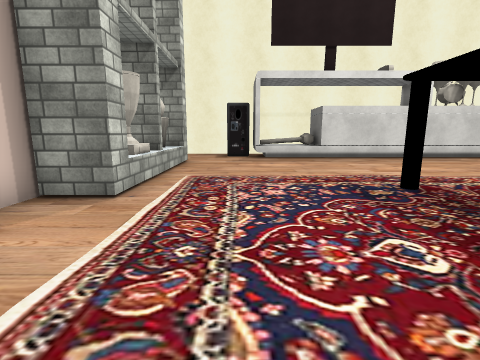
View 1 (above)

16 first-person views from a walk through a 3-D level made in the Unity game engine. The camera is 1.2 m above the floor, tilts 10° down and sees 85° across. The floor is counted in squares, 1 m on a side. Each view is taken from the middle of a square. On the plan, view 1 faces up. The plan holds only what a view shows up to about 12 squares ahead; the rest is blank. The place goes on beyond the plan. The player character is not drawn. Some surface patterns are stand-ins.

View 2
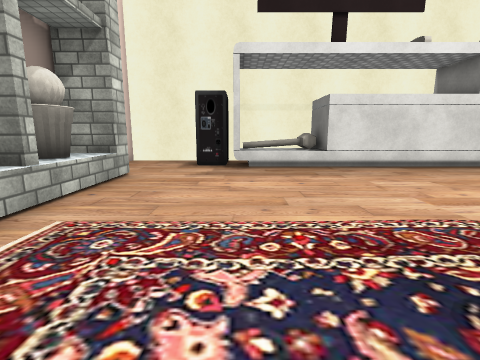

View 3
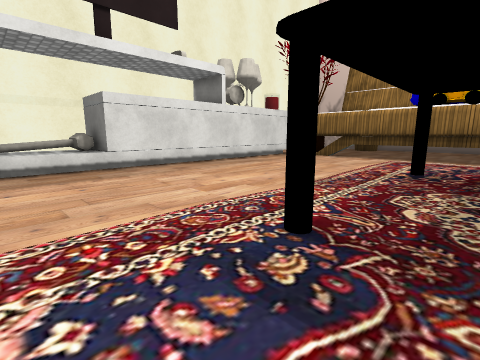

View 4
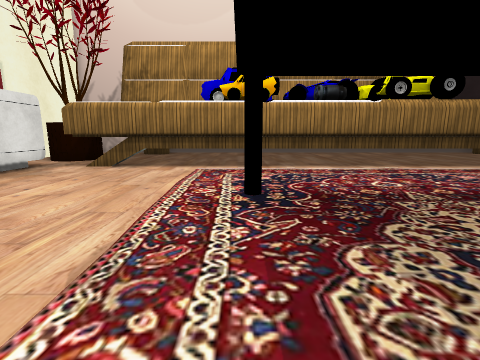

View 5
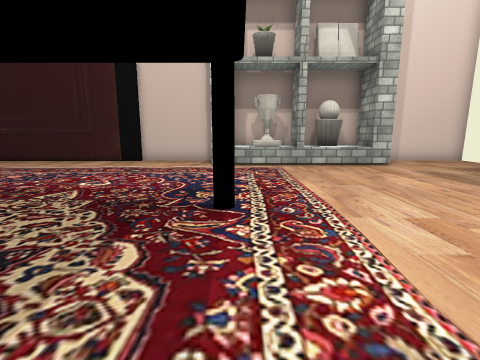

View 6
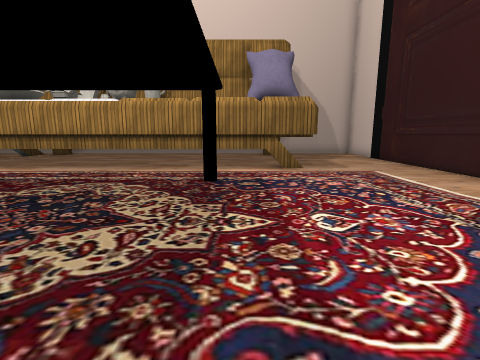

View 7
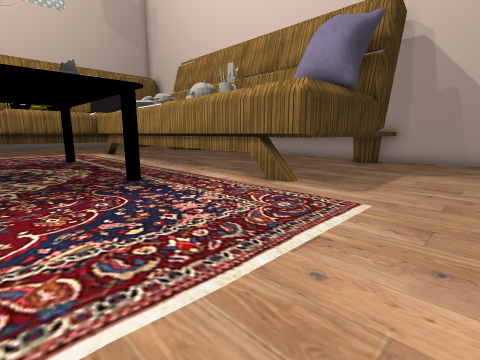

View 8
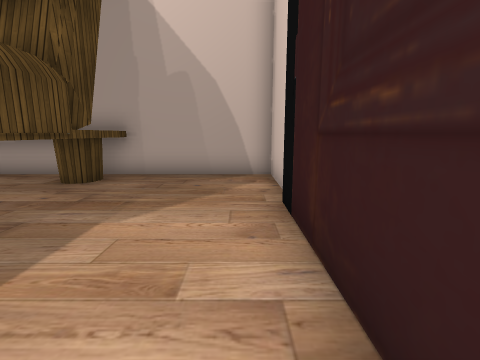

View 9
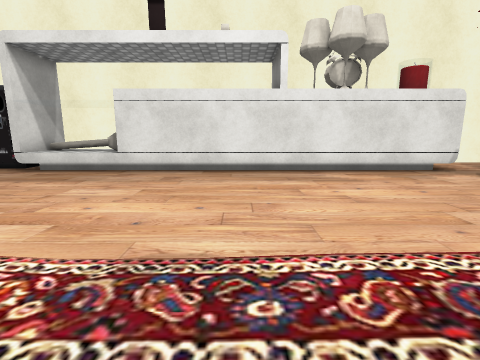

View 10
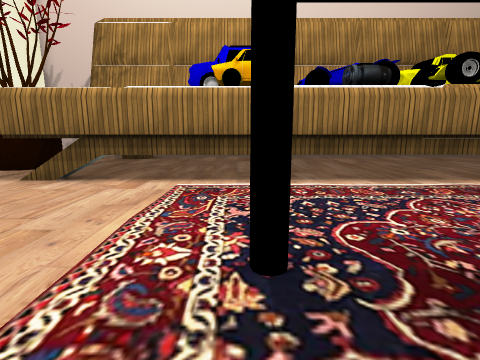

View 11
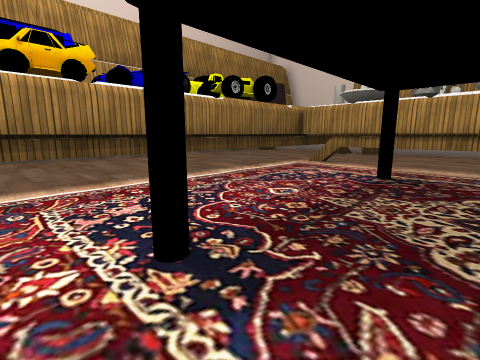

View 12
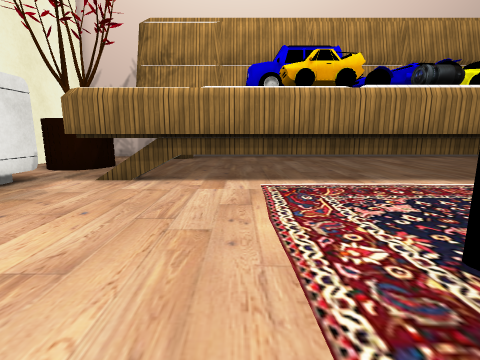

View 13
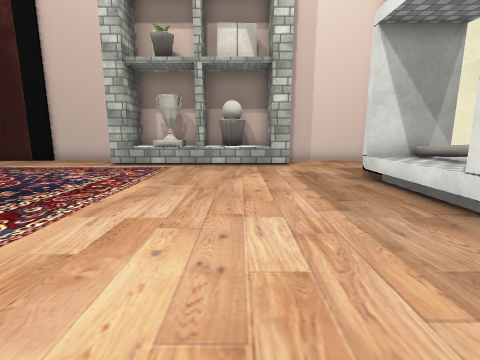

View 14
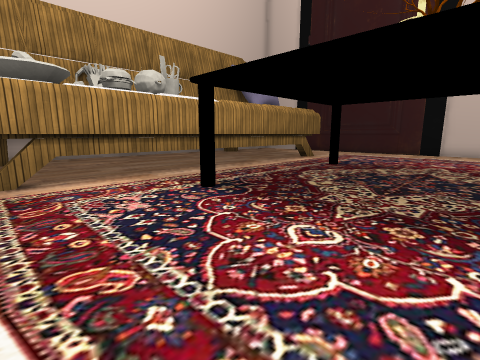

View 15
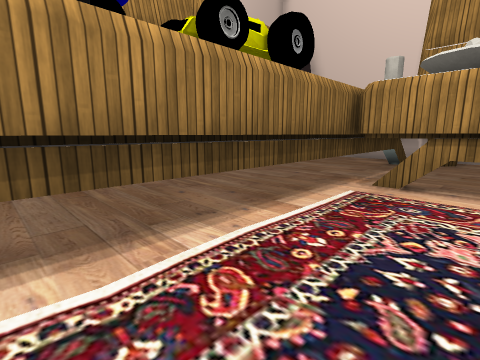

View 16
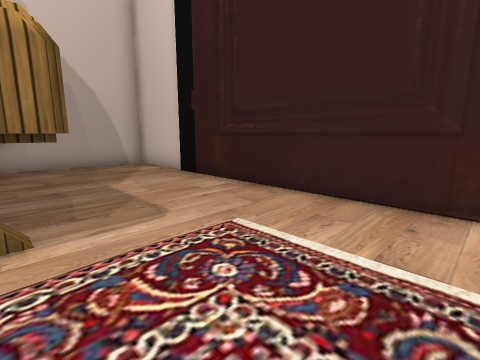

### Floor plan
Points are (right, up) in squares from view 1. A wall is a line through its corners. A room is listed if a view was taken in it or the views show most of it. See-through windows are left out.
Room 1 (views 1, 2, 3, 4, 5, 6, 7, 8, 9, 10, 11, 12, 13, 14, 15, 16)
walls: (1.3, -3.4) (13.5, -3.4); (-2.4, 8.6) (-2.4, 4.9) (-3.9, 4.9); (-3.9, 5.1) (-3.9, 1.5); (-3.8, 1.6) (-3.8, -7.6); (0.2, -3.8) (14.6, -3.8) (14.6, 12.1) (14.9, 12.6); (4.1, 13.4) (4.1, 15.6); (2.6, 13.4) (0.8, 13.4); (-3.9, 8.3) (-3.9, 5.6); (-2.2, 11.2) (-3.9, 11.2) (-3.9, 10); (-3.9, 9.5) (-3.9, 8.5); (-2.4, 12) (-2.4, 10.4); (4.2, 16.1) (-3.9, 16.1) (-3.9, 12.2); (1, 15.6) (1, 13.4); (14.8, -4.9) (14.8, 11.5); (15.2, -4.9) (15.2, 12.5); (0.2, -8.8) (0.4, -8.3); (15, 13.4) (3.4, 13.4); (-3.9, -7.8) (-3.9, -10.8) (4.2, -10.8); (0.2, -10.8) (0.2, -3.3) (14.4, -3.3)
low walls: (-2.6, 7.6) (-2.6, 6.5); (2.5, 13.7) (1.2, 13.7); (14.5, 13.7) (3.5, 13.7); (12.2, -10.8) (15.4, -10.8)
ways out: opening at (15, 13)
objects: pot (-3, 9) to (-3, 10); speaker (-1, 14) to (0, 15); hammer (2, 14) to (3, 15); other object (4, -1); other object (4, 6); other object (10, -1); other object (10, 6)

Where each view was taken, in squares from view 1:
view 1: 0 up, 0 right, facing up
view 2: 4 up, 1 right, facing up
view 3: 4 up, 1 right, facing up-right
view 4: 6 up, 5 right, facing right
view 5: 6 up, 8 right, facing left
view 6: 6 up, 3 right, facing down
view 7: 2 up, 3 left, facing down-right
view 8: 3 down, 3 left, facing down
view 9: 5 up, 8 right, facing up
view 10: 6 up, 8 right, facing right
view 11: 7 up, 8 right, facing down-right
view 12: 8 up, 8 right, facing right
view 13: 10 up, 8 right, facing left
view 14: 4 up, 14 right, facing down-left
view 15: 3 up, 12 right, facing down-right
view 16: 0 up, 1 right, facing down-left
